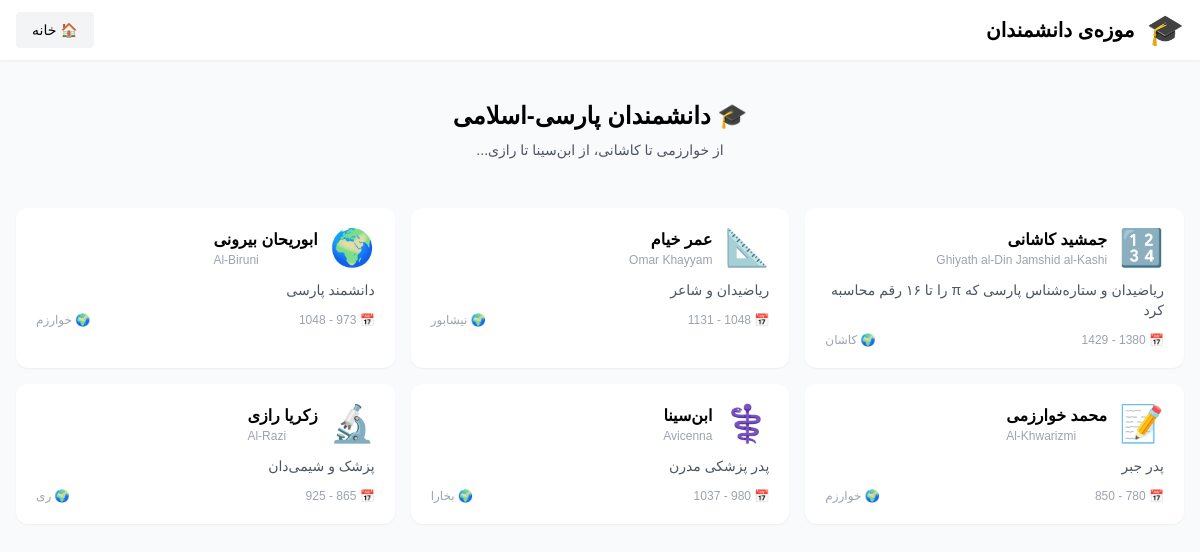
Before: /scientists.php with the older database file.
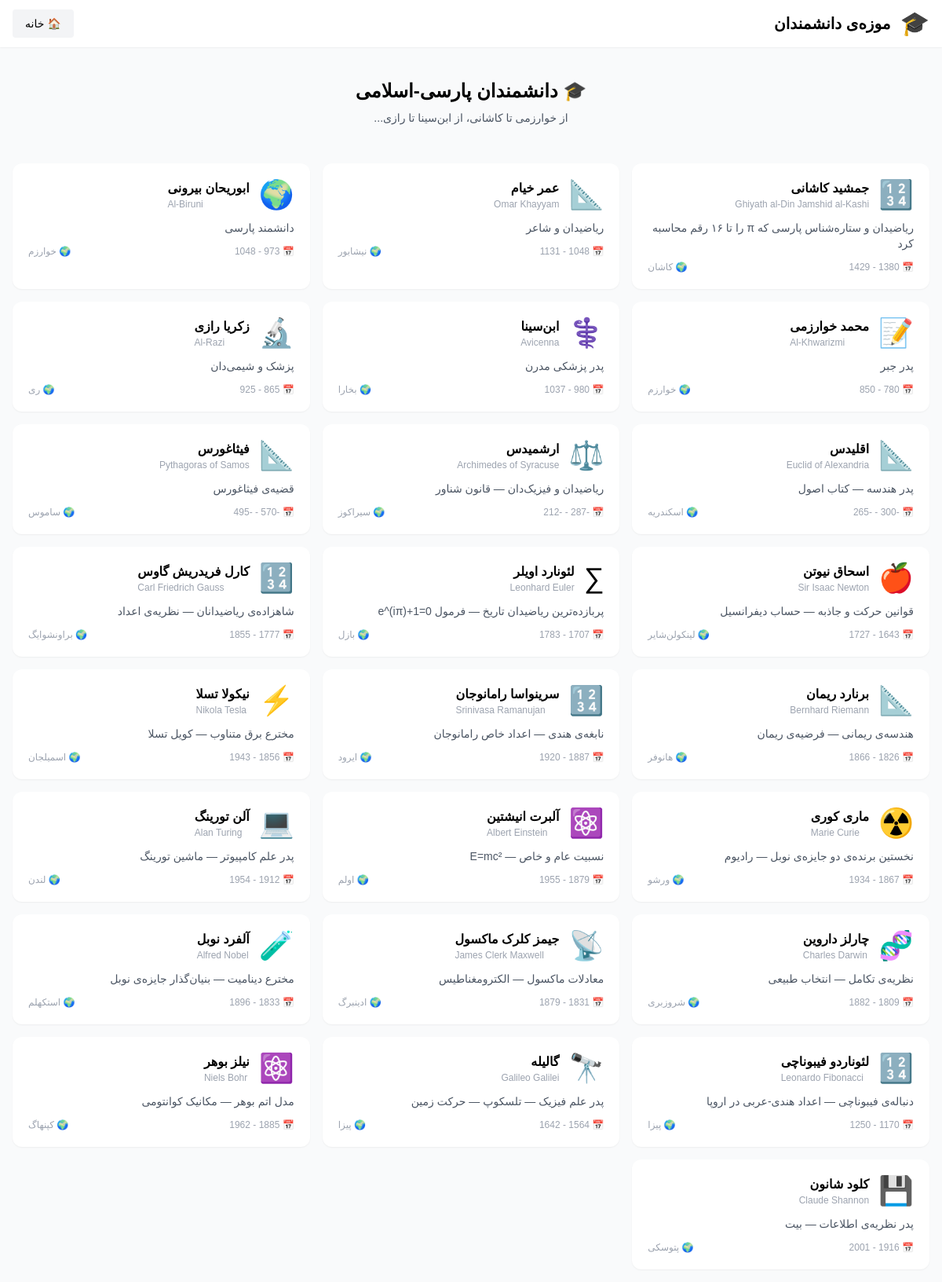
After: the same page with the newer database file.
### tables this page shows
CREATE TABLE IF NOT EXISTS scientists (
    id INT AUTO_INCREMENT PRIMARY KEY,
    slug VARCHAR(100) UNIQUE NOT NULL,
    name_fa VARCHAR(200) NOT NULL,
    name_en VARCHAR(200) NOT NULL,
    name_ar VARCHAR(200),
    full_name_fa TEXT,
    full_name_en TEXT,
    field VARCHAR(100),
    century INT,
    born_year INT,
    died_year INT,
    born_place VARCHAR(200),
    died_place VARCHAR(200),
    bio_fa LONGTEXT,
    bio_en LONGTEXT,
    bio_ar LONGTEXT,
    achievements_fa TEXT,
    achievements_en TEXT,
    works_fa TEXT,
    works_en TEXT,
    image_url VARCHAR(500),
    wikipedia_url VARCHAR(500),
    oeis_ref VARCHAR(50),
    icon VARCHAR(50),
    color VARCHAR(50),
    sort_order INT DEFAULT 0,
    is_featured TINYINT DEFAULT 0,
    created_at TIMESTAMP DEFAULT CURRENT_TIMESTAMP
);

### functions.php (called while the page is built, shortened)
<?php
function sanitize($input) {
    return htmlspecialchars(trim($input ?? ''), ENT_QUOTES, 'UTF-8');
}

### scientists.php (the view, shortened to what this page needs)
<?php
require_once __DIR__ . '/functions.php';
$lang = $_GET['lang'] ?? $_COOKIE['lang'] ?? 'fa';
$dir = in_array($lang, ['fa','ar','ur']) ? 'rtl' : 'ltr';
$pdo = Database::getInstance();
try { $scientists = $pdo->query("SELECT * FROM scientists ORDER BY sort_order, century")->fetchAll(); } catch (Exception $e) { $scientists = []; }
?>
<!DOCTYPE html>
<html lang="<?= $lang ?>" dir="<?= $dir ?>">
<head>
<link href="https://cdn.jsdelivr.net/npm/tailwindcss@2/dist/tailwind.min.css" rel="stylesheet">
<link rel="stylesheet" href="https://cdn.jsdelivr.net/gh/rastikerdar/vazirmatn@v33.003/Vazirmatn-font-face.css">
</head>
<body class="bg-gray-50 min-h-screen">
<header class="bg-white shadow-sm sticky top-0 z-50">
    <div class="max-w-7xl mx-auto px-4 py-3 flex justify-between">
        <div class="flex items-center gap-3"><span class="text-3xl">🎓</span><h1 class="text-xl font-bold">موزه‌ی دانشمندان</h1></div>
        <a href="index.php" class="px-4 py-2 bg-gray-100 rounded text-sm">🏠 خانه</a>
    </div>
</header>
<div class="max-w-7xl mx-auto p-4">
    <div class="bg-gradient-to-br from-amber-50 to-orange-50 rounded-xl p-6 mb-6 text-center">
        <h2 class="text-2xl font-bold mb-2">🎓 دانشمندان پارسی-اسلامی</h2>
        <p class="text-sm text-gray-600">از خوارزمی تا کاشانی، از ابن‌سینا تا رازی...</p>
    </div>
    <div class="grid md:grid-cols-2 lg:grid-cols-3 gap-4">
        <?php if (empty($scientists)): ?>
        <div class="col-span-full bg-white rounded-xl shadow p-8 text-center text-gray-500">
            <div class="text-5xl mb-3">📭</div>
            <p>دانشمندان در حال بارگذاری. <a href="install.php" class="text-blue-600">نصب پلتفرم</a></p>
        </div>
        <?php else: foreach ($scientists as $s):
            $name_field = "name_$lang"; $bio_field = "bio_$lang";
            $name = $s[$name_field] ?? $s['name_en'];
            $bio = $s[$bio_field] ?? $s['bio_en'] ?? $s['bio_fa'] ?? '';
        ?>
        <a href="scientist.php?slug=<?= urlencode($s['slug']) ?>" class="bg-white rounded-xl shadow-sm p-5 hover:shadow-md block">
            <div class="flex items-center gap-3 mb-3">
                <span class="text-4xl"><?= $s['icon'] ?? '🎓' ?></span>
                <div>
                    <h3 class="font-bold"><?= sanitize($name) ?></h3>
                    <p class="text-xs text-gray-400" dir="ltr"><?= sanitize($s['full_name_en'] ?? $s['name_en']) ?></p>
                </div>
            </div>
            <p class="text-sm text-gray-600 mb-3 line-clamp-2"><?= sanitize($bio) ?></p>
            <div class="flex justify-between text-xs text-gray-400">
                <span>📅 <?= $s['born_year'] ?> - <?= $s['died_year'] ?></span>
                <span>🌍 <?= sanitize($s['born_place']) ?></span>
            </div>
        </a>
        <?php endforeach; endif; ?>
    </div>
</div>
</body>
</html>

### scientists.php (style rules this page uses)
body { font-family:'Vazirmatn',Tahoma,sans-serif }

Changed rows visible on the page:
added scientists: icon "📐", name_fa "اقلیدس", full_name_en "Euclid of Alexandria", bio_fa "پدر هندسه — کتاب اصول", died_year "-265", born_place "اسکندریه"
added scientists: icon "⚖️", name_fa "ارشمیدس", full_name_en "Archimedes of Syracuse", bio_fa "ریاضیدان و فیزیک‌دان — قانون شناور", born_year "-287", died_year "-212", born_place "سیراکوز"
added scientists: icon "📐", name_fa "فیثاغورس", full_name_en "Pythagoras of Samos", bio_fa "قضیه‌ی فیثاغورس", born_year "-570", died_year "-495", born_place "ساموس"
added scientists: icon "🍎", name_fa "اسحاق نیوتن", full_name_en "Sir Isaac Newton", bio_fa "قوانین حرکت و جاذبه — حساب دیفرانسیل", died_year "1727", born_place "لینکولن‌شایر"
added scientists: icon "∑", name_fa "لئونارد اویلر", full_name_en "Leonhard Euler", bio_fa "پربازده‌ترین ریاضیدان تاریخ — فرمول e^(iπ)+1=0", born_year "1707", died_year "1783", born_place "بازل"
added scientists: icon "🔢", name_fa "کارل فریدریش گاوس", full_name_en "Carl Friedrich Gauss", bio_fa "شاهزاده‌ی ریاضیدانان — نظریه‌ی اعداد", died_year "1855", born_place "براونشوایگ"
added scientists: icon "📐", name_fa "برنارد ریمان", full_name_en "Bernhard Riemann", bio_fa "هندسه‌ی ریمانی — فرضیه‌ی ریمان", died_year "1866", born_place "هانوفر"
added scientists: icon "🔢", name_fa "سرینواسا رامانوجان", full_name_en "Srinivasa Ramanujan", bio_fa "نابغه‌ی هندی — اعداد خاص رامانوجان", born_year "1887", died_year "1920", born_place "ایرود"
added scientists: icon "⚡", name_fa "نیکولا تسلا", full_name_en "Nikola Tesla", bio_fa "مخترع برق متناوب — کویل تسلا", died_year "1943", born_place "اسمیلجان"
added scientists: icon "☢️", name_fa "ماری کوری", full_name_en "Marie Curie", bio_fa "نخستین برنده‌ی دو جایزه‌ی نوبل — رادیوم", died_year "1934", born_place "ورشو"
added scientists: icon "⚛️", name_fa "آلبرت انیشتین", full_name_en "Albert Einstein", bio_fa "نسبیت عام و خاص — E=mc²", born_year "1879", died_year "1955", born_place "اولم"
added scientists: icon "💻", name_fa "آلن تورینگ", full_name_en "Alan Turing", bio_fa "پدر علم کامپیوتر — ماشین تورینگ", died_year "1954", born_place "لندن"
added scientists: icon "🧬", name_fa "چارلز داروین", full_name_en "Charles Darwin", bio_fa "نظریه‌ی تکامل — انتخاب طبیعی", died_year "1882", born_place "شروزبری"
added scientists: icon "📡", name_fa "جیمز کلرک ماکسول", full_name_en "James Clerk Maxwell", bio_fa "معادلات ماکسول — الکترومغناطیس", born_year "1831", died_year "1879", born_place "ادینبرگ"
added scientists: icon "🧪", name_fa "آلفرد نوبل", full_name_en "Alfred Nobel", bio_fa "مخترع دینامیت — بنیان‌گذار جایزه‌ی نوبل", died_year "1896", born_place "استکهلم"
added scientists: icon "🔢", name_fa "لئوناردو فیبوناچی", full_name_en "Leonardo Fibonacci", bio_fa "دنباله‌ی فیبوناچی — اعداد هندی-عربی در اروپا", died_year "1250", born_place "پیزا"
added scientists: icon "🔭", name_fa "گالیله", full_name_en "Galileo Galilei", bio_fa "پدر علم فیزیک — تلسکوپ — حرکت زمین", born_year "1564", died_year "1642", born_place "پیزا"
added scientists: icon "⚛️", name_fa "نیلز بوهر", full_name_en "Niels Bohr", bio_fa "مدل اتم بوهر — مکانیک کوانتومی", died_year "1962", born_place "کپنهاگ"
added scientists: icon "💾", name_fa "کلود شانون", full_name_en "Claude Shannon", bio_fa "پدر نظریه‌ی اطلاعات — بیت", died_year "2001", born_place "پتوسکی"
